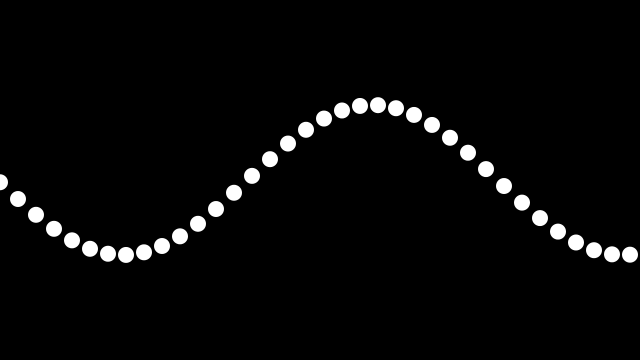
Frame 1 (no input)
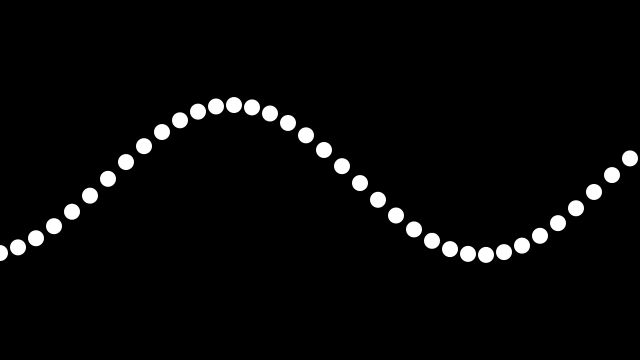
Frame 60 (the mouse pressed at the canvas centre just before this capture)
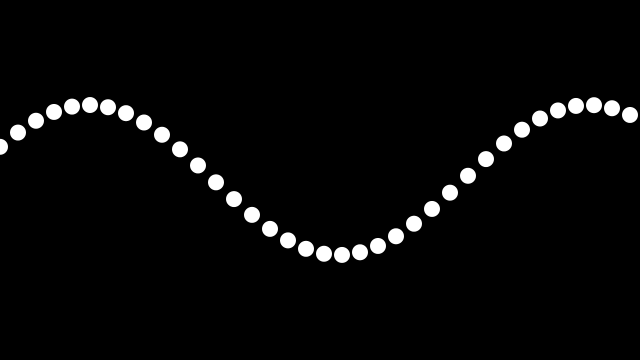
Frame 120 (the mouse held since frame 60 and released just before this capture)

The Processing sketch that drew these frames (run headless with seeded random() and noise(); from frame 60 on, the mouse is pressed at the canvas centre):

// Processing sketch: sine_wave
// ── sine_wave.pde
int xspacing = 18; 
int w; 

float theta = 0.0; 
float amplitude = 75.0;
float period = 500.0;
float dx; 
float[] yvalues; 

void setup(){
  size(640, 360);
  w = width + 16; 
  dx = (TWO_PI/period)*xspacing; 
  yvalues = new float[w/xspacing];
}

void draw(){
  background(0);
  calcWave();
  renderWave();
}


void calcWave(){
  theta += 0.03;
  float x = theta; 
  for(int i=0; i<yvalues.length; i++){
    yvalues[i] = sin(x)*amplitude; 
    x+=dx; 
  }
}

void renderWave(){
  noStroke();
  fill(255);
  for(int x=0; x<yvalues.length; x++){
    ellipse(x*xspacing, height/2+yvalues[x], 16, 16);
  }
}
